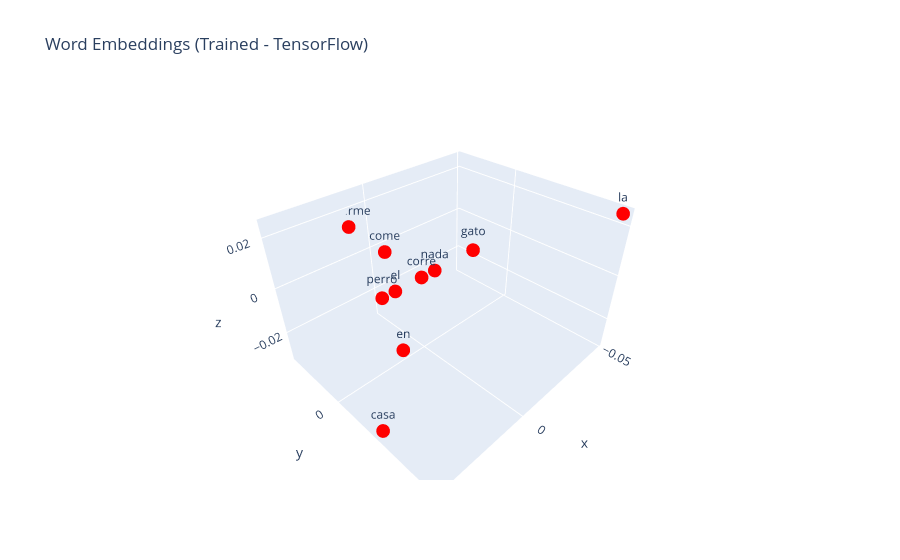

Write notebook code for a chart like this one.
### Code cell
trained_embeddings = embedding_layer(np.arange(vocab_size)).numpy()

df_trained = pd.DataFrame(trained_embeddings, columns=['x', 'y', 'z'])
df_trained['word'] = vocab

fig = px.scatter_3d(df_trained, x='x', y='y', z='z', text='word',
                    title='Word Embeddings (Trained - TensorFlow)')
fig.update_traces(marker=dict(size=8, color='red'), textposition='top center')
fig.show()

### Figure 1 — Plotly figure (JSON) as saved in the notebook; plotly's stock layout.template omitted (floating-point values rounded to 4 significant figures)
{"data": [{"hovertemplate": "x=%{x}<br>y=%{y}<br>z=%{z}<br>word=%{text}<extra></extra>", "legendgroup": "", "marker": {"color": "red", "size": 8, "symbol": "circle"}, "mode": "markers+text", "name": "", "scene": "scene", "showlegend": false, "text": ["el", "la", "gato", "perro", "come", "duerme", "en", "casa", "corre", "nada"], "textposition": "top center", "type": "scatter3d", "x": [0.01225, -0.04849, -0.02757, 0.01789, 0.004894, 0.009788, 0.01907, 0.03815, -2.631e-05, -0.006601], "y": [9.568e-05, 0.04729, -8.065e-05, -1.355e-05, -0.01417, -0.02834, 0.01095, 0.0219, 2.683e-05, 1.637e-06], "z": [2.865e-05, 0.02483, -2.349e-05, -3.588e-06, 0.00677, 0.01354, -0.01589, -0.03177, 1.031e-05, -3.018e-06]}], "layout": {"legend": {"tracegroupgap": 0}, "scene": {"domain": {"x": [0, 1], "y": [0, 1]}, "xaxis": {"title": {"text": "x"}}, "yaxis": {"title": {"text": "y"}}, "zaxis": {"title": {"text": "z"}}}, "title": {"text": "Word Embeddings (Trained - TensorFlow)"}}}
